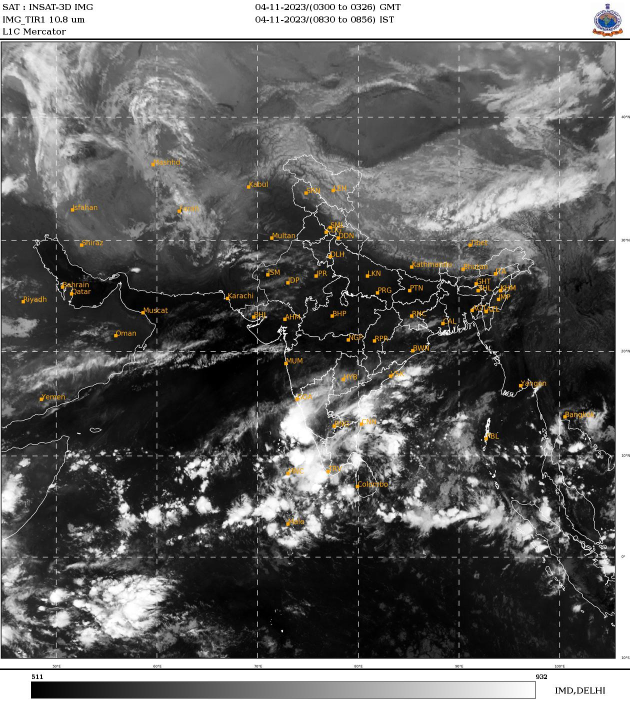
#> input picture ir_original_weather.jpg, 1260 x 1418 px, found by its file name (shown at 1/2 size)
$ python ir.py
#> lines starting #> are read from the running program, lines starting #| are printed output that depends on the picture; after the words box and inside, x2 and y2 are one past the last pixel; in counts of white or black regions, pixels touching at a corner belong together
import cv2
import numpy as np

frame = cv2.imread("/Users/sunilsavanur/Documents/ir_original_weather.jpg")
#> frame is the input picture: shape (1418, 1260, 3); mean B, G, R 100.4, 101.1, 101.5
frame = cv2.resize(frame,(720,512))
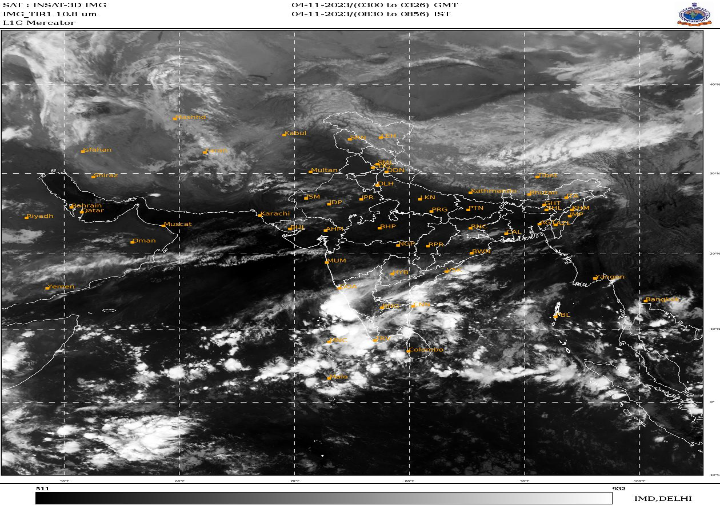
#> frame: shape (512, 720, 3); mean B, G, R 100.4, 101.1, 101.6
gray1 = cv2.cvtColor(frame,cv2.COLOR_BGR2GRAY)
ret, gray1 = cv2.threshold(gray1,155,255,0)
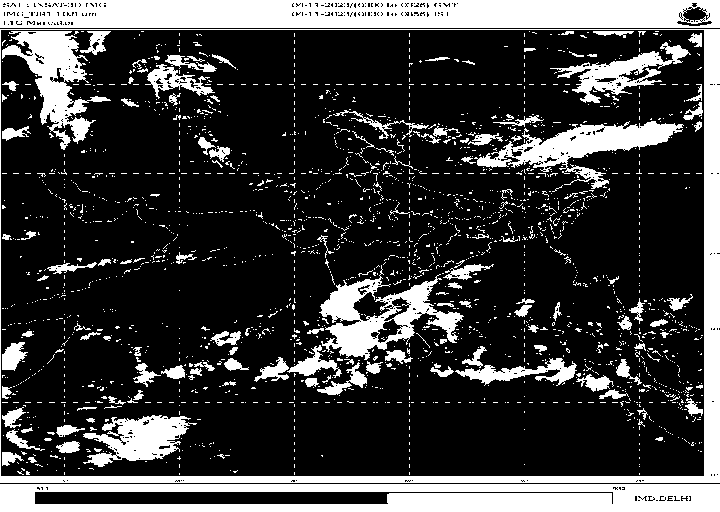
#> gray1: shape (512, 720); 24.2% white; 2150 white regions (2011 under 20 px)

gray2 = gray1.copy()

contours, hier = cv2.findContours(gray1, cv2.RETR_CCOMP, cv2.CHAIN_APPROX_SIMPLE)
#> contours = 2814 contours, 2692 with area under 20; largest, box (x1, y1, x2, y2) and area: (0, 29, 720, 483) 325695, (0, 29, 705, 477) 314686, (0, 484, 720, 512) 19413, (0, 0, 720, 28) 19413, (319, 265, 464, 360) 5152
for cnt in contours:
    if 500 < cv2.contourArea(cnt) < 3000:
        (x,y,w,h) = cv2.boundingRect(cnt)
        cv2.rectangle(gray2,(x,y),(x+w,y+h),0,-1)
#> this loop made 2814 passes
#> (x, y, w, h) on passes 167, 533, 632, 2341, 2411: (83, 415, 114, 52), (455, 358, 122, 28), (287, 345, 55, 33), (145, 64, 70, 35), (550, 42, 141, 61)
#> cnt on passes 1, 4, 6, 7, 9, 20: [[0, 484], [0, 511], [719, 511], [719, 484]], [[641, 499], [642, 498], [643, 499], [642, 500]], [[642, 498], [643, 497], [644, 498], [643, 499]], [[640, 498], [641, 497], [642, 498], [641, 499]], [[652, 497], [653, 496], [654, 497], [653, 498]], [[616, 489], [617, 488], [618, 489], [617, 490]]
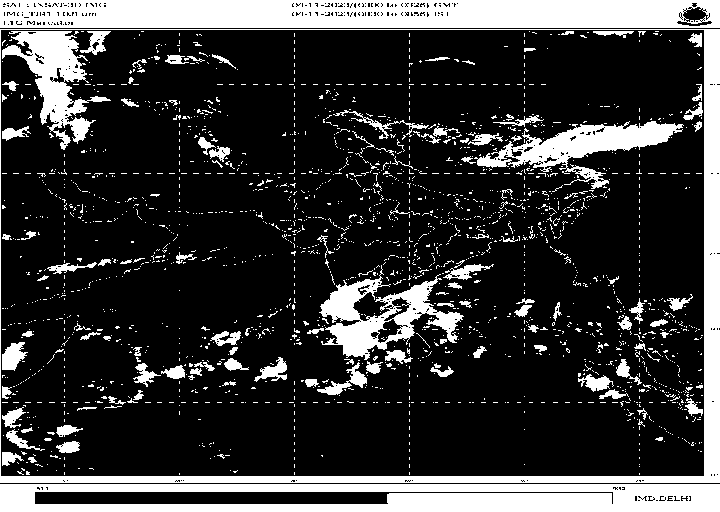
#> gray2: shape (512, 720); 21.7% white; 2067 white regions (1940 under 20 px), largest, box (x1, y1, x2, y2) and area: (0, 0, 720, 28) 19032, (0, 484, 720, 512) 15546, (0, 29, 720, 483) 13271
cv2.imshow("Gray Image",gray2)
cv2.imwrite("/Users/sunilsavanur/Documents/ir_bright.jpg", gray2)
cv2.waitKey(0)
cv2.destroyAllWindows()
